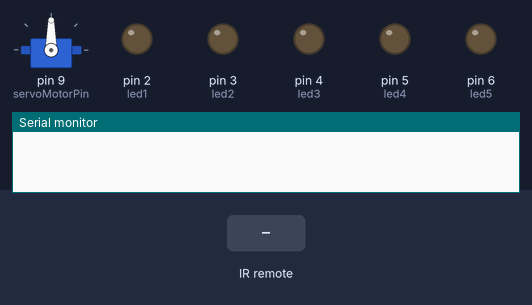
Simulated run of this sketch. Board: Arduino Uno, built with avr-gcc and run on an emulated ATmega328P. Parts: servo, output pins drawn as LEDs (lit = HIGH), the last lines printed to the serial monitor. The test bench sets the inputs (shaded band).

Above: at 1.2 s.
1.3 s: infrared code 0xFF6897 received
At 1.8 s:
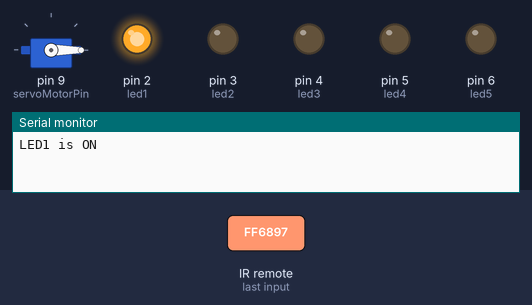
2.8 s: infrared code 0xFF30CF received
At 4.0 s:
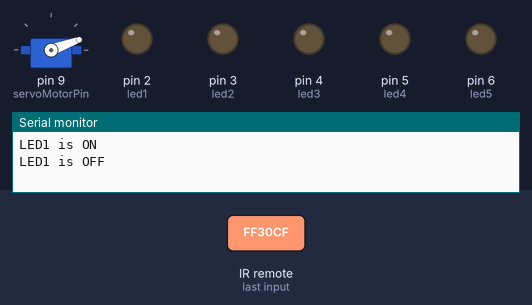
4.3 s: infrared code 0xFF7A85 received
At 5.3 s:
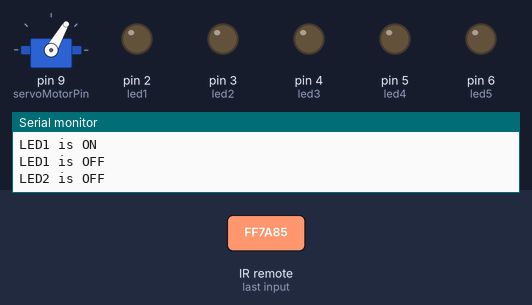
5.8 s: infrared code 0xFF10EF received
At 6.4 s:
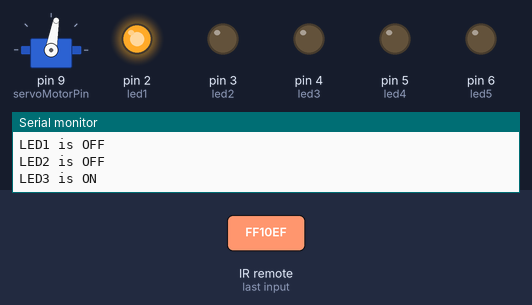
7.3 s: infrared code 0xFF38C7 received
At 7.6 s:
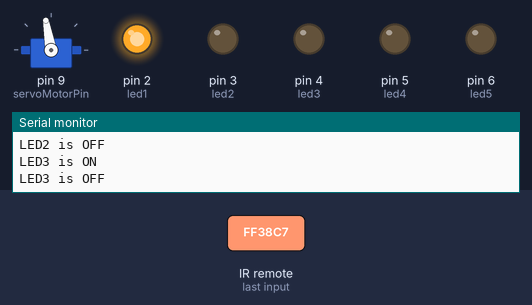
8.8 s: infrared code 0xFF5AA5 received
At 9.9 s:
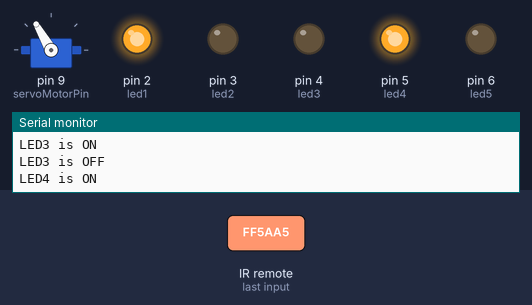
Timing chart, 0 to 11.3 s (numbered marks = the images above; inputs shaded):
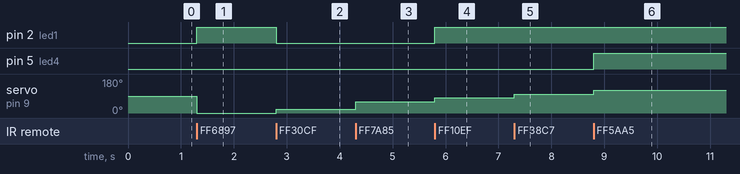

Measured:
- after the input at 1.3 s, pin 2 (led1): LOW → HIGH at once; servo on pin 9 (servoMotorPin): 90° → 0° at once
- after the input at 2.8 s, pin 2 (led1): HIGH → LOW at once; servo on pin 9 (servoMotorPin): 0° → 20° at once
- after the input at 4.3 s, servo on pin 9 (servoMotorPin): 20° → 60° at once
- after the input at 5.8 s, pin 2 (led1): LOW → HIGH at once; servo on pin 9 (servoMotorPin): 60° → 80° at once
- after the input at 7.3 s, servo on pin 9 (servoMotorPin): 80° → 100° at once
- after the input at 8.8 s, pin 5 (led4): LOW → HIGH at once; servo on pin 9 (servoMotorPin): 100° → 120° at once

The sketch:

22_11_03_test.ino
```cpp
#include <IRremote.h>
#include <Servo.h>

// 적외선 수신부가 연결될 핀을 설정한다.
int irPin = 11;

// LED에 연결된 핀을 설정한다.
int led1 = 2;
int led2 = 3;
int led3 = 4;
int led4 = 5;
int led5 = 6;

// LED 제어용 코드 (리모컨에 맞게 수정한다)
long on1 = 0xFF6897;
long off1 = 0xFF30CF;
long on2 = 0xFF18E7;
long off2 = 0xFF7A85;
long on3 = 0xFF10EF;
long off3 = 0xFF38C7;
long on4 = 0xFF5AA5;
long off4 = 0xFF42BD;
long on5 = 0xFF4AB5;
long off5 = 0xFF52AD;

Servo motor1;

// 서보 모터 신호핀 설정
int servoMotorPin = 9;

// 모터 각도 변수 설정
int motorAngle;
int motorAngleOld;

// 적외선 수신부가 연결된 핀을 리모컨 수신 핀으로 설정한다.
IRrecv irrecv(irPin);

// 수신된 신호의 결과를 results 변수로 설정한다
decode_results results;

void setup() {
  // 시리얼 통신 설정
  Serial.begin(9600);

  // 적외선 리모컨 수신을 시작한다.
  irrecv.enableIRIn();

  // 13번 핀에 연결된 LED를 리모컨 수신시 점멸시킨다.
  irrecv.blink13(true);

  pinMode(led1, OUTPUT);
  pinMode(led2, OUTPUT);
  pinMode(led3, OUTPUT);
  pinMode(led4, OUTPUT);
  pinMode(led5, OUTPUT);

  // 서보모터 설정. 0.6ms ~ 2.4ms 범위로 설정.
  motor1.attach(servoMotorPin, 600,2400);
}

void loop() {

  // 수신된 코드가 있을 때 실행한다.
  if (irrecv.decode(&results)){
    // 0xFFFFFFFF 값을 제외하고 출력한다.
    if(results.value != 0xFFFFFFFF){
      // 수신된 코드가 on1과 같을 때
      if (results.value == on1){
        digitalWrite(led1, HIGH);
        Serial.println("LED1 is ON");
        // 모터에 각도값을 전달한다
        motor1.write(0);
      }
      // 수신된 코드가 off1과 같을 때
      if(results.value == off1){
        digitalWrite(led1, LOW);
        Serial.println("LED1 is OFF");
        // 모터에 각도값을 전달한다
        motor1.write(20);
      }
      // 수신된 코드가 on2와 같을 때
      if (results.value == on2){
        digitalWrite(led2, HIGH);
        Serial.println("LED1 is ON");
        // 모터에 각도값을 전달한다
        motor1.write(40);
      }
      // 수신된 코드가 off2과 같을 때
      if(results.value == off2){
        digitalWrite(led2, LOW);
        Serial.println("LED2 is OFF");
        // 모터에 각도값을 전달한다
        motor1.write(60);
      }
      // 수신된 코드가 on3과 같을 때
      if (results.value == on3){
        digitalWrite(led1, HIGH);
        Serial.println("LED3 is ON");
        // 모터에 각도값을 전달한다
        motor1.write(80);
      }
      // 수신된 코드가 off3과 같을 때
      if(results.value == off3){
        digitalWrite(led3, LOW);
        Serial.println("LED3 is OFF");
        // 모터에 각도값을 전달한다
        motor1.write(100);
      }
      // 수신된 코드가 on4와 같을 때
      if (results.value == on4){
        digitalWrite(led4, HIGH);
        Serial.println("LED4 is ON");
        // 모터에 각도값을 전달한다
        motor1.write(120);
      }
      // 수신된 코드가 off4과 같을 때
      if(results.value == off4){
        digitalWrite(led4, LOW);
        Serial.println("LED4 is OFF");
        // 모터에 각도값을 전달한다
        motor1.write(140);
      }
      // 수신된 코드가 on5와 같을 때
      if (results.value == on5){
        digitalWrite(led5, HIGH);
        Serial.println("LED5 is ON");
        // 모터에 각도값을 전달한다
        motor1.write(160);
      }
      // 수신된 코드가 off5과 같을 때
      if(results.value == off5){
        digitalWrite(led5, LOW);
        Serial.println("LED5 is OFF");
        // 모터에 각도값을 전달한다
        motor1.write(180);
      }
    }
    // 다음 수신을 위해서 준비한다.
    irrecv.resume();
  }

}
```
